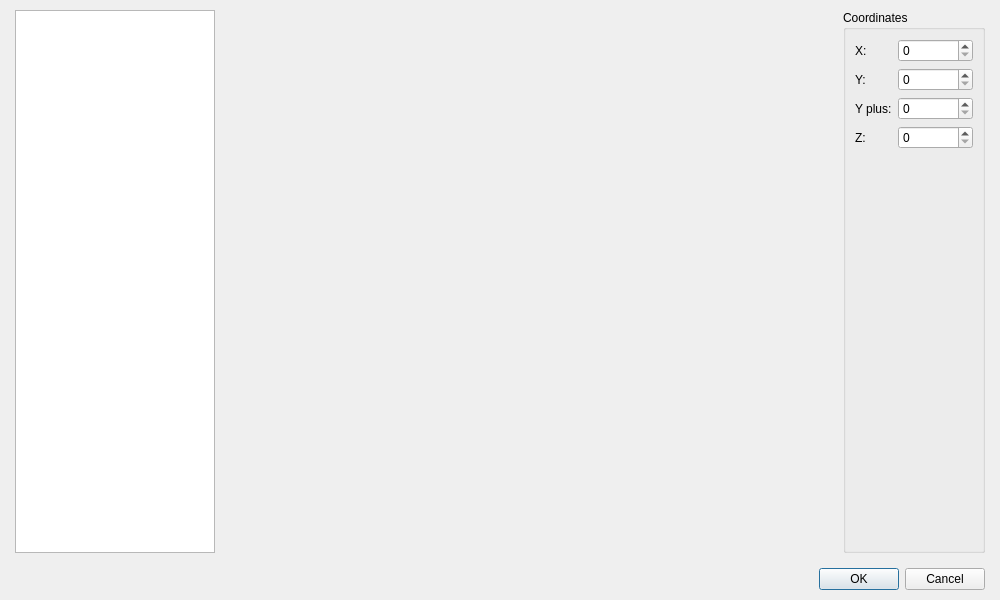
<?xml version="1.0" encoding="UTF-8"?>
<ui version="4.0">
 <class>DialogSelectPosition</class>
 <widget class="QDialog" name="DialogSelectPosition">
  <property name="geometry">
   <rect>
    <x>0</x>
    <y>0</y>
    <width>1000</width>
    <height>600</height>
   </rect>
  </property>
  <property name="windowTitle">
   <string>Select a map and a position...</string>
  </property>
  <layout class="QGridLayout" name="gridLayout_2">
   <property name="leftMargin">
    <number>15</number>
   </property>
   <property name="topMargin">
    <number>10</number>
   </property>
   <property name="rightMargin">
    <number>15</number>
   </property>
   <property name="bottomMargin">
    <number>10</number>
   </property>
   <item row="0" column="0">
    <layout class="QVBoxLayout" name="verticalLayout">
     <property name="spacing">
      <number>15</number>
     </property>
     <item>
      <layout class="QHBoxLayout" name="horizontalLayout" stretch="0,1,0">
       <item>
        <widget class="WidgetTreeLocalMaps" name="treeViewLocalMaps">
         <property name="minimumSize">
          <size>
           <width>200</width>
           <height>0</height>
          </size>
         </property>
         <property name="maximumSize">
          <size>
           <width>200</width>
           <height>16777215</height>
          </size>
         </property>
         <attribute name="headerVisible">
          <bool>false</bool>
         </attribute>
        </widget>
       </item>
       <item>
        <widget class="WidgetMapEditor" name="widgetMap" native="true"/>
       </item>
       <item>
        <widget class="QGroupBox" name="groupBox">
         <property name="title">
          <string>Coordinates</string>
         </property>
         <layout class="QGridLayout" name="gridLayout_3">
          <item row="0" column="0">
           <layout class="QVBoxLayout" name="verticalLayout_2">
            <item>
             <layout class="QGridLayout" name="gridLayout" columnstretch="0,1">
              <item row="0" column="0">
               <widget class="QLabel" name="label">
                <property name="text">
                 <string>X:</string>
                </property>
               </widget>
              </item>
              <item row="0" column="1">
               <widget class="QSpinBox" name="spinBoxX">
                <property name="minimumSize">
                 <size>
                  <width>75</width>
                  <height>0</height>
                 </size>
                </property>
               </widget>
              </item>
              <item row="1" column="0">
               <widget class="QLabel" name="label_2">
                <property name="text">
                 <string>Y:</string>
                </property>
               </widget>
              </item>
              <item row="1" column="1">
               <widget class="QSpinBox" name="spinBoxY"/>
              </item>
              <item row="2" column="0">
               <widget class="QLabel" name="label_3">
                <property name="text">
                 <string>Y plus:</string>
                </property>
               </widget>
              </item>
              <item row="2" column="1">
               <widget class="QSpinBox" name="spinBoxYplus"/>
              </item>
              <item row="3" column="0">
               <widget class="QLabel" name="label_4">
                <property name="text">
                 <string>Z:</string>
                </property>
               </widget>
              </item>
              <item row="3" column="1">
               <widget class="QSpinBox" name="spinBoxZ"/>
              </item>
             </layout>
            </item>
            <item>
             <spacer name="verticalSpacer">
              <property name="orientation">
               <enum>Qt::Vertical</enum>
              </property>
              <property name="sizeHint" stdset="0">
               <size>
                <width>78</width>
                <height>268</height>
               </size>
              </property>
             </spacer>
            </item>
           </layout>
          </item>
         </layout>
        </widget>
       </item>
      </layout>
     </item>
     <item>
      <widget class="QDialogButtonBox" name="buttonBox">
       <property name="orientation">
        <enum>Qt::Horizontal</enum>
       </property>
       <property name="standardButtons">
        <set>QDialogButtonBox::Cancel|QDialogButtonBox::Ok</set>
       </property>
      </widget>
     </item>
    </layout>
   </item>
  </layout>
 </widget>
 <customwidgets>
  <customwidget>
   <class>WidgetMapEditor</class>
   <extends>QWidget</extends>
   <header>widgetmapeditor.h</header>
   <container>1</container>
  </customwidget>
  <customwidget>
   <class>WidgetTreeLocalMaps</class>
   <extends>QTreeView</extends>
   <header>widgettreelocalmaps.h</header>
  </customwidget>
 </customwidgets>
 <resources/>
 <connections>
  <connection>
   <sender>buttonBox</sender>
   <signal>accepted()</signal>
   <receiver>DialogSelectPosition</receiver>
   <slot>accept()</slot>
   <hints>
    <hint type="sourcelabel">
     <x>248</x>
     <y>254</y>
    </hint>
    <hint type="destinationlabel">
     <x>157</x>
     <y>274</y>
    </hint>
   </hints>
  </connection>
  <connection>
   <sender>buttonBox</sender>
   <signal>rejected()</signal>
   <receiver>DialogSelectPosition</receiver>
   <slot>reject()</slot>
   <hints>
    <hint type="sourcelabel">
     <x>316</x>
     <y>260</y>
    </hint>
    <hint type="destinationlabel">
     <x>286</x>
     <y>274</y>
    </hint>
   </hints>
  </connection>
 </connections>
</ui>
